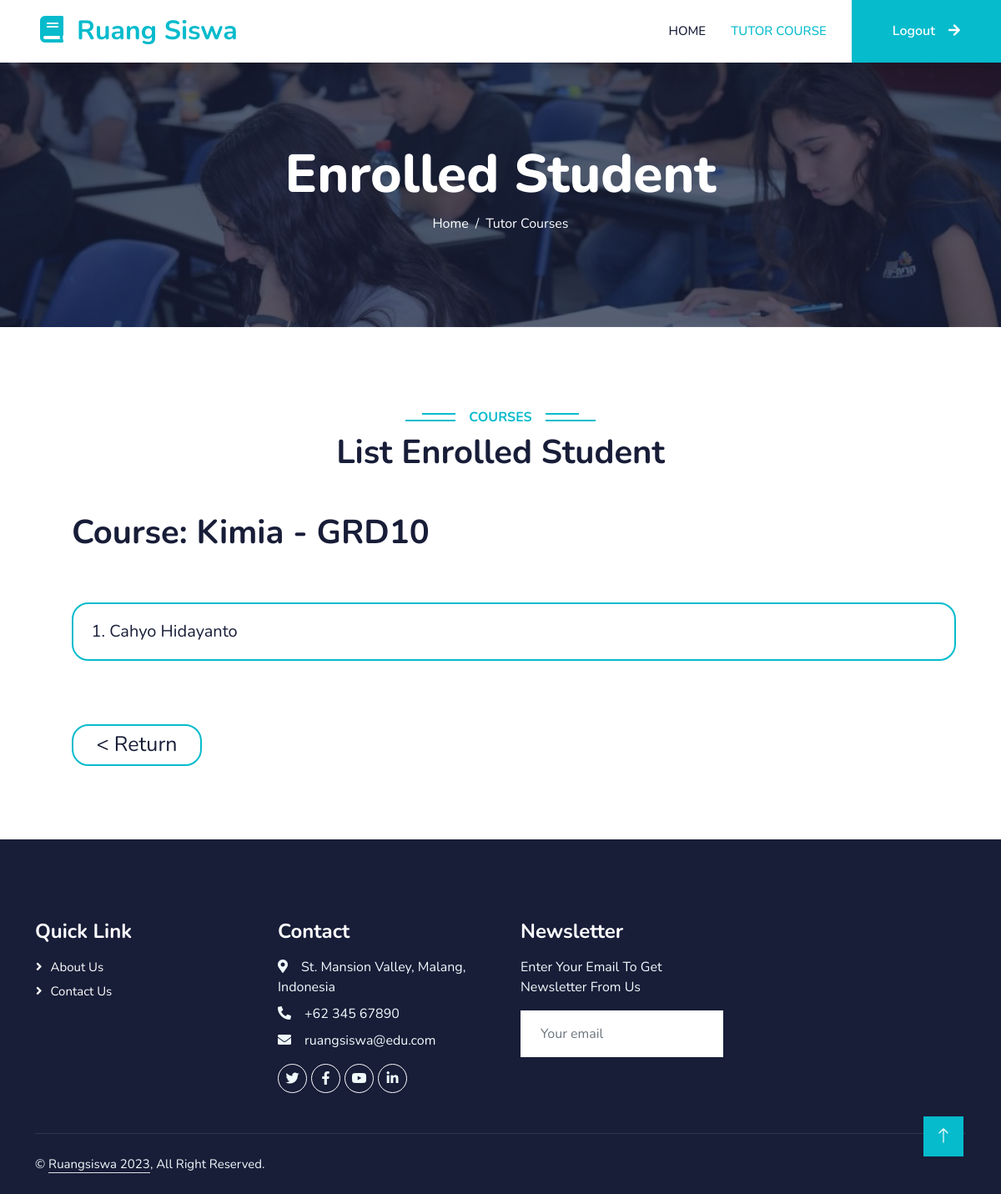
/Tutor/listEnrolled.php?crs=1&tID=06a2a87adb9df58eddbb41c45878209c&cls=10 (signed in), run on the app's committed database.
### tables this page shows
CREATE TABLE `vipcourse` (
  `CourseID` int(11) NOT NULL,
  `CourseName` varchar(100) NOT NULL,
  `Grade` int(3) NOT NULL CHECK (`Grade` >= 10 and `Grade` <= 12)
);

CREATE TABLE `vipstudentclass` (
  `CourseID` int(11) NOT NULL,
  `TutorID` varchar(100) NOT NULL,
  `StudentID` varchar(100) NOT NULL
);

CREATE TABLE `student` (
  `StudentID` varchar(100) NOT NULL,
  `Name` varchar(100) NOT NULL,
  `PhoneNumber` varchar(20) NOT NULL
);

### Tutor/listEnrolled.php (the view, shortened to what this page needs)
<?php
    require_once 'connection.php';
    $courseID = $_GET['crs'];
    $tutorID = $_GET['tID'];
    $grade = $_GET['cls'];
    $sql1 = "SELECT * FROM vipstudentclass
    JOIN student ON (vipstudentclass.StudentID = student.StudentID)
    JOIN vipcourse ON (vipstudentclass.CourseID = vipcourse.CourseID)
    WHERE vipstudentclass.CourseID = $courseID AND vipstudentclass.TutorID = '$tutorID' AND vipcourse.Grade = $grade";
$sql2 = "SELECT * FROM vipclass
JOIN tutor ON (vipclass.TutorID = tutor.TutorID)
JOIN vipcourse ON (vipclass.CourseID = vipcourse.CourseID)";
    $tch  = $conn->query($sql1);
    $cre  = $conn->query($sql2);
    $creName = mysqli_fetch_assoc($cre);
?>
<!DOCTYPE html>
<html lang="en">
<head>
    <link href="https://cdnjs.cloudflare.com/ajax/libs/font-awesome/5.10.0/css/all.min.css" rel="stylesheet">
    <link href="https://cdn.jsdelivr.net/npm/bootstrap-icons@1.4.1/font/bootstrap-icons.css" rel="stylesheet">
    <link href="../lib/animate/animate.min.css" rel="stylesheet">
    <link href="../lib/owlcarousel/assets/owl.carousel.min.css" rel="stylesheet">
    <link href="../css/bootstrap.min.css" rel="stylesheet">
    <link href="../css/style.css" rel="stylesheet">
</head>
<body>
    <?php
    if(isset($_SESSION["Username"])){
    ?>
        <nav class="navbar navbar-expand-lg bg-white navbar-light shadow sticky-top p-0">
            <a href="index.php" class="navbar-brand d-flex align-items-center px-4 px-lg-5">
                <h2 class="m-0 text-primary"><i class="fa fa-book me-3"></i>Ruang Siswa</h2>
            </a>
            <div class="collapse navbar-collapse" id="navbarCollapse">
                <div class="navbar-nav ms-auto p-4 p-lg-0">
                    <a href="TutorHome.php" class="nav-item nav-link">Home</a>
                    <a href="#" class="nav-item nav-link active">Tutor Course</a>
                </div>
                <a href="../VIP/logout.php" class="btn btn-primary py-4 px-lg-5 d-none d-lg-block">Logout<i class="fa fa-arrow-right ms-3"></i></a>
            </div>
        </nav>
        <div class="container-fluid bg-primary py-5 mb-5 page-header">
            <div class="container py-5">
                <div class="row justify-content-center">
                    <div class="col-lg-10 text-center">
                        <h1 class="display-3 text-white animated slideInDown">Enrolled Student</h1>
                        <nav aria-label="breadcrumb">
                            <ol class="breadcrumb justify-content-center">
                                <li class="breadcrumb-item"><a class="text-white" href="#">Home</a></li>
                                <li class="breadcrumb-item text-white active" aria-current="page">Tutor Courses</li>
                            </ol>
                        </nav>
                    </div>
                </div>
            </div>
        </div>
        <div class="container-xxl py-5 category">
            <div class="container">
                <div class="text-center wow fadeInUp" data-wow-delay="0.1s">
                    <h6 class="section-title bg-white text-center text-primary px-3">Courses</h6>
                    <h1 class="mb-5">List Enrolled Student</h1>
                </div>
                <div class="container">
                    <ol>
                        <div class="wow fadeInUp">
                            <h1 class="mb-5">Course: <?php echo $creName['CourseName'];?> - GRD<?php echo $creName['Grade'];?></h1>
                        </div>
                    <?php
                    $chck = $conn->query($sql1);
                    if(!empty($check = mysqli_fetch_assoc($chck))){
                        while($teach = mysqli_fetch_assoc($tch)){
                            ?>
                            <div class="wow fadeInUp py-1">
                                <h1 class="mb-5 btn btn-white btn-lg-course py-3 px-9 mt-2"><li class="upscale-20 text-dark"><?php echo $teach['Name']?></h1>
                            </div>
                            <?php
                        }
                        ?>
                        <div class="wow fadeInUp py-4">
                            <form>
                                <input type="button" value="< Return" class="btn btn-white btn-lg-return upscale-30 px-4 py-1" onclick="history.back()">
                            </form>
                        </div>
                        <?php
                    }
                    ?>
                </div>
            </div>
        </div>
        <div class="container-fluid bg-dark text-light footer pt-5 mt-6 wow fadeIn" data-wow-delay="0.1s">
            <div class="container py-5">
                <div class="row g-5">
                    <div class="col-lg-3 col-md-6">
                        <h4 class="text-white mb-3">Quick Link</h4>
                        <a class="btn btn-link" href="../about.php">About Us</a>
                        <a class="btn btn-link" href="../contact.php">Contact Us</a>
                    </div>
                    <div class="col-lg-3 col-md-6">
                        <h4 class="text-white mb-3">Contact</h4>
                        <p class="mb-2"><i class="fa fa-map-marker-alt me-3"></i>St. Mansion Valley, Malang, Indonesia</p>
                        <p class="mb-2"><i class="fa fa-phone-alt me-3"></i>+62 345 67890</p>
                        <p class="mb-2"><i class="fa fa-envelope me-3"></i>ruangsiswa@edu.com</p>
                        <div class="d-flex pt-2">
                            <a class="btn btn-outline-light btn-social" href="www.twitter.com"><i class="fab fa-twitter"></i></a>
                            <a class="btn btn-outline-light btn-social" href="www.facebook.com"><i class="fab fa-facebook-f"></i></a>
                            <a class="btn btn-outline-light btn-social" href="www.youtube.com"><i class="fab fa-youtube"></i></a>
                            <a class="btn btn-outline-light btn-social" href="www.linkedin.com"><i class="fab fa-linkedin-in"></i></a>
                        </div>
                    </div>
                    <div class="col-lg-3 col-md-6">
                        <h4 class="text-white mb-3">Newsletter</h4>
                        <p>Enter Your Email To Get Newsletter From Us</p>
                        <div class="position-relative mx-auto" style="max-width: 400px;">
                            <input class="form-control border-0 w-100 py-3 ps-4 pe-5" type="text" placeholder="Your email">
                        </div>
                    </div>
                </div>
            </div>
            <div class="container">
                <div class="copyright">
                    <div class="row">
                        <div class="col-md-6 text-center text-md-start mb-3 mb-md-0">
                            &copy; <a class="border-bottom" href="#">Ruangsiswa 2023</a>, All Right Reserved.
                        </div>
                        <div class="col-md-6 text-center text-md-end">
                        </div>
                    </div>
                </div>
            </div>
        </div>
        <?php
    }
    ?>
    <a href="#" class="btn btn-lg btn-primary btn-lg-square back-to-top"><i class="bi bi-arrow-up"></i></a>
</body>
</html>

### css/style.css (style rules this page uses)
:root { --primary: #06BBCC; --light: #F0FBFC; --white: #FFFFFF; --dark: #181d38; }
.back-to-top { position: fixed; display: none; right: 45px; bottom: 45px; z-index: 99; }
.upscale-30 { font-size: 30px; }
.upscale-20 { font-size: 20px; }
.btn { font-family: 'Nunito', sans-serif; font-weight: 600; transition: .5s; }
.btn.btn-primary, .btn.btn-secondary { color: #FFFFFF; }
.btn-lg-square { width: 48px; height: 48px; }
.btn-lg-course { width: 100%; height: 70px; max-width: 100%; }
.btn-lg-return { width: 156px; height: 50px; max-width: 100%; }
.btn-square, .btn-sm-square, .btn-lg-square { padding: 0; display: flex; align-items: center; justify-content: center; font-weight: normal; border-radius: 0px; }
.btn-lg-course { padding: 0; display: flex; align-items: center; justify-content: left; font-weight: normal; font-size: 25px; border-radius: 20px; border: 2px solid #06BBCC; color:#181d38; }
.btn-lg-return { padding: 0; display: flex; align-items: center; justify-content: left; font-weight: normal; font-size: 25px; border-radius: 20px; border: 2px solid #06BBCC; color:#181d38; }
.navbar-light .navbar-nav .nav-link { margin-right: 30px; padding: 25px 0; color: #FFFFFF; font-size: 15px; text-transform: uppercase; outline: none; }
.navbar-light .navbar-nav .nav-link:hover, .navbar-light .navbar-nav .nav-link.active { color: var(--primary); }
.navbar-light .navbar-brand, .navbar-light a.btn { height: 75px; }
.navbar-light .navbar-nav .nav-link { color: var(--dark); font-weight: 500; }
.navbar-light.sticky-top { top: -100px; transition: .5s; }
.page-header { background: linear-gradient(rgba(24, 29, 56, .7), rgba(24, 29, 56, .7)), url(../img/carousel-1.jpg); background-position: center center; background-repeat: no-repeat; background-size: cover; }
.breadcrumb-item + .breadcrumb-item::before { color: var(--light); }
.section-title { position: relative; display: inline-block; text-transform: uppercase; }
.section-title::before { position: absolute; content: ""; width: calc(100% + 80px); height: 2px; top: 4px; left: -40px; background: var(--primary); z-index: -1; }
.section-title::after { position: absolute; content: ""; width: calc(100% + 120px); height: 2px; bottom: 5px; left: -60px; background: var(--primary); z-index: -1; }
.footer .btn.btn-social { margin-right: 5px; width: 35px; height: 35px; display: flex; align-items: center; justify-content: center; color: var(--light); font-weight: normal; border: 1px solid #FFFFFF; border-radius: 35px; transition: .3s; }
.footer .btn.btn-link { display: block; margin-bottom: 5px; padding: 0; text-align: left; color: #FFFFFF; font-size: 15px; font-weight: normal; text-transform: capitalize; transition: .3s; }
.footer .btn.btn-link::before { position: relative; content: "\f105"; font-family: "Font Awesome 5 Free"; font-weight: 900; margin-right: 10px; }
.footer .copyright { padding: 25px 0; font-size: 15px; border-top: 1px solid rgba(256, 256, 256, .1); }
.footer .copyright a { color: var(--light); }

### data on the page
vipcourse: CourseName "Kimia", Grade "10"
vipstudentclass: StudentID.Name "Cahyo Hidayanto"
